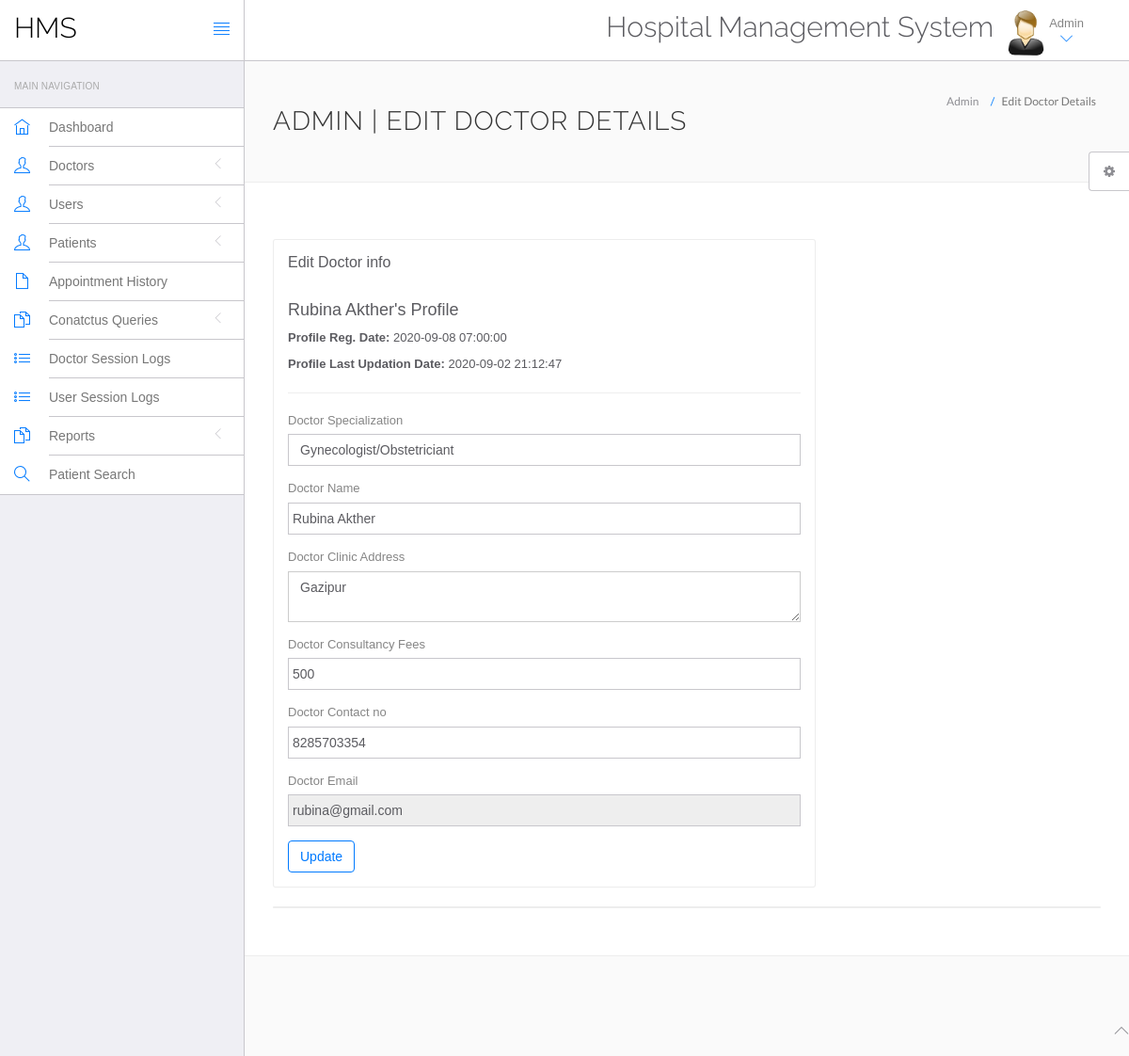
Page /hospital/hms/admin/edit-doctor.php?id=1 (signed in) on the committed database.
### tables this page shows
CREATE TABLE `doctors` (
  `id` int(11) NOT NULL,
  `specilization` varchar(255) DEFAULT NULL,
  `doctorName` varchar(255) DEFAULT NULL,
  `address` longtext,
  `docFees` varchar(255) DEFAULT NULL,
  `contactno` bigint(11) DEFAULT NULL,
  `docEmail` varchar(255) DEFAULT NULL,
  `password` varchar(255) DEFAULT NULL,
  `creationDate` timestamp NULL DEFAULT CURRENT_TIMESTAMP,
  `updationDate` timestamp NULL DEFAULT NULL ON UPDATE CURRENT_TIMESTAMP
);

### hospital/hms/admin/edit-doctor.php (the view, shortened to what this page needs)
<?php
include('include/config.php');
$did=intval($_GET['id']);
?>
<!DOCTYPE html>
<html lang="en">
	<head>
		<link rel="stylesheet" href="vendor/bootstrap/css/bootstrap.min.css">
		<link rel="stylesheet" href="vendor/fontawesome/css/font-awesome.min.css">
		<link rel="stylesheet" href="vendor/themify-icons/themify-icons.min.css">
		<link href="vendor/animate.css/animate.min.css" rel="stylesheet" media="screen">
		<link href="vendor/perfect-scrollbar/perfect-scrollbar.min.css" rel="stylesheet" media="screen">
		<link href="vendor/switchery/switchery.min.css" rel="stylesheet" media="screen">
		<link href="vendor/bootstrap-touchspin/jquery.bootstrap-touchspin.min.css" rel="stylesheet" media="screen">
		<link href="vendor/select2/select2.min.css" rel="stylesheet" media="screen">
		<link href="vendor/bootstrap-datepicker/bootstrap-datepicker3.standalone.min.css" rel="stylesheet" media="screen">
		<link href="vendor/bootstrap-timepicker/bootstrap-timepicker.min.css" rel="stylesheet" media="screen">
		<link rel="stylesheet" href="assets/css/styles.css">
		<link rel="stylesheet" href="assets/css/plugins.css">
		<link rel="stylesheet" href="assets/css/themes/theme-1.css" id="skin_color" />
	</head>
	<body>
		<div id="app">
<?php include('include/sidebar.php');?>
			<div class="app-content">
						<?php include('include/header.php');?>
				<div class="main-content" >
					<div class="wrap-content container" id="container">
						<section id="page-title">
							<div class="row">
								<div class="col-sm-8">
									<h1 class="mainTitle">Admin | Edit Doctor Details</h1>
																	</div>
								<ol class="breadcrumb">
									<li>
										<span>Admin</span>
									</li>
									<li class="active">
										<span>Edit Doctor Details</span>
									</li>
								</ol>
							</div>
						</section>
						<div class="container-fluid container-fullw bg-white">
							<div class="row">
								<div class="col-md-12">
									<div class="row margin-top-30">
										<div class="col-lg-8 col-md-12">
											<div class="panel panel-white">
												<div class="panel-heading">
													<h5 class="panel-title">Edit Doctor info</h5>
												</div>
												<div class="panel-body">
									<?php $sql=mysqli_query($con,"select * from doctors where id='$did'");
while($data=mysqli_fetch_array($sql))
{
?>
<h4><?php echo htmlentities($data['doctorName']);?>'s Profile</h4>
<p><b>Profile Reg. Date: </b><?php echo htmlentities($data['creationDate']);?></p>
<?php if($data['updationDate']){?>
<p><b>Profile Last Updation Date: </b><?php echo htmlentities($data['updationDate']);?></p>
<?php } ?>
<hr />
													<form role="form" name="adddoc" method="post" onSubmit="return valid();">
														<div class="form-group">
															<label for="DoctorSpecialization">
																Doctor Specialization
															</label>
							<select name="Doctorspecialization" class="form-control" required="required">
					<option value="<?php echo htmlentities($data['specilization']);?>">
					<?php echo htmlentities($data['specilization']);?></option>
															</select>
														</div>
<div class="form-group">
															<label for="doctorname">
																 Doctor Name
															</label>
	<input type="text" name="docname" class="form-control" value="<?php echo htmlentities($data['doctorName']);?>" >
														</div>
<div class="form-group">
															<label for="address">
																 Doctor Clinic Address
															</label>
					<textarea name="clinicaddress" class="form-control"><?php echo htmlentities($data['address']);?></textarea>
														</div>
<div class="form-group">
															<label for="fess">
																 Doctor Consultancy Fees
															</label>
		<input type="text" name="docfees" class="form-control" required="required"  value="<?php echo htmlentities($data['docFees']);?>" >
														</div>
<div class="form-group">
									<label for="fess">
																 Doctor Contact no
															</label>
					<input type="text" name="doccontact" class="form-control" required="required"  value="<?php echo htmlentities($data['contactno']);?>">
														</div>
<div class="form-group">
									<label for="fess">
																 Doctor Email
															</label>
					<input type="email" name="docemail" class="form-control"  readonly="readonly"  value="<?php echo htmlentities($data['docEmail']);?>">
														</div>
														<?php } ?>
														<button type="submit" name="submit" class="btn btn-o btn-primary">
															Update
														</button>
													</form>
												</div>
											</div>
										</div>
											</div>
										</div>
									<div class="col-lg-12 col-md-12">
											<div class="panel panel-white">
											</div>
										</div>
									</div>
								</div>
							</div>
						</div>
					</div>
				</div>
	<?php include('include/footer.php');?>
	<?php include('include/setting.php');?>
	</body>
</html>

### hospital/hms/admin/assets/css/themes/theme-1.css (style rules this page uses)
body { background: #FAFAFA; }

### rows in the picture
doctors: doctorName "Rubina Akther", creationDate "2020-09-08 07:00:00", updationDate "2020-09-02 21:12:47", Doctorspecialization "Gynecologist/Obstetriciant", docname "Rubina Akther", clinicaddress "Gazipur", docfees "500", doccontact "8285703354", docemail "rubina@gmail.com"
